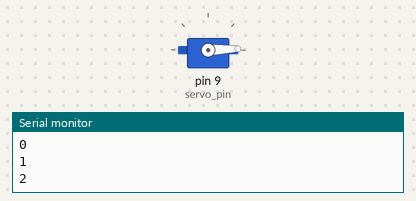
A sketch run on a simulated Arduino Uno, built with avr-gcc and run on an emulated ATmega328P. Shown: servo, the last lines printed to the serial monitor.

Above: at 0.05 s.
At 1.75 s:
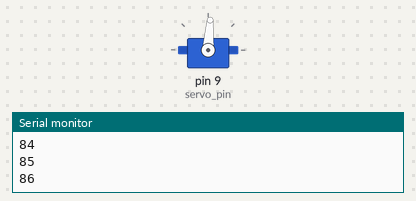
At 3.5 s:
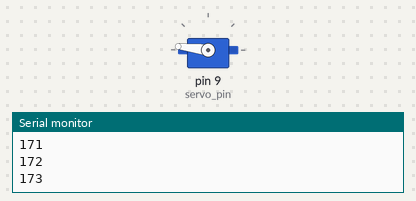
At 6.95 s:
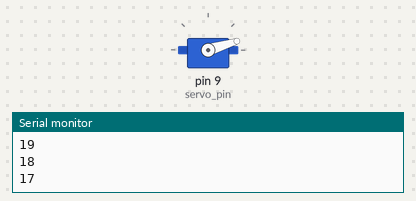
Timing chart, 0 to 9.5 s (numbered marks = the images above):
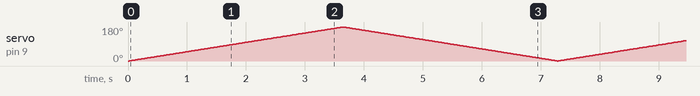

The sketch:

servo.ino
```cpp
#include <Servo.h>

Servo flag;

const uint8_t servo_pin=9;
bool serialFlag=false;

void setup(void){
	Serial.begin(115200);
	flag.attach(servo_pin);
}

void loop(void){
	if(!serialFlag){
		for(int i=0;i<180;i++){
			flag.write(i);
			Serial.println(i);
			delay(20);
		}
		for(int i=180;i>0;i--){
			flag.write(i);
			Serial.println(i);
			delay(20);
		}
	}
	if(Serial.available()){
		int deg;
		serialFlag=true;
		delay(500);
		deg=Serial.parseInt();
		flag.write(deg);
	}
}
```
